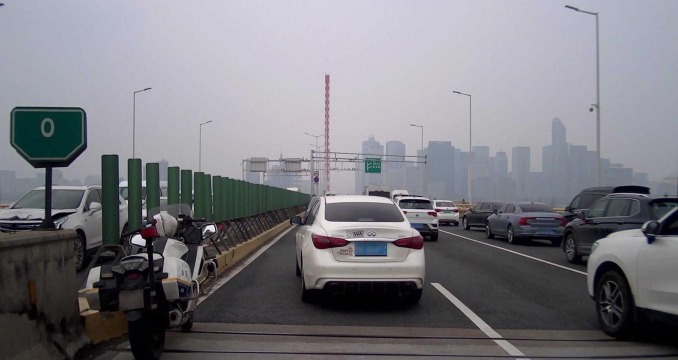
#> input picture img_scenes/geely_test_images/0001.jpg, 1355 x 720 px (shown at 1/2 size)
$ jupyter execute --allow-errors GPT4o-geely.ipynb
#> lines starting #> are read from the running program, lines starting #| are printed output that depends on the picture
#> further down, image is the input picture: shape (720, 1355, 3); mean B, G, R 128, 121.9, 122.6
### utilities/video_utilities.py
'''
Purpose:    Common preprocessing utilities for handling image and video
                - Loading image/video
                - Video frame extraction
                - Transformation and rescaling
                - Drawing and displaying
                - Overlay transparent bbox and label
                - Save to disk handling format, compression and naming
                - Trimming
                - Normalize bbox, apply safe calculation
                - Calculate IOU

Author:     Jixin Jia (Gin)
Date:       2023/1/9
'''

from . import config
from PIL import ImageFont, ImageDraw, Image
from matplotlib import pyplot as plt
from urllib.request import urlopen
import cv2
import datetime
import math
import numpy as np
import urllib


# Method to download file (including image) from URL using browser agent and save it locally
# [23 lines left out: functions download_to_local, resize_down_to_512_max_dim, resize_down_to_size_max_dim, not called in this run]

def resize_to_256_square(image):
    return cv2.resize(image, (512,512), interpolation = cv2.INTER_LINEAR)
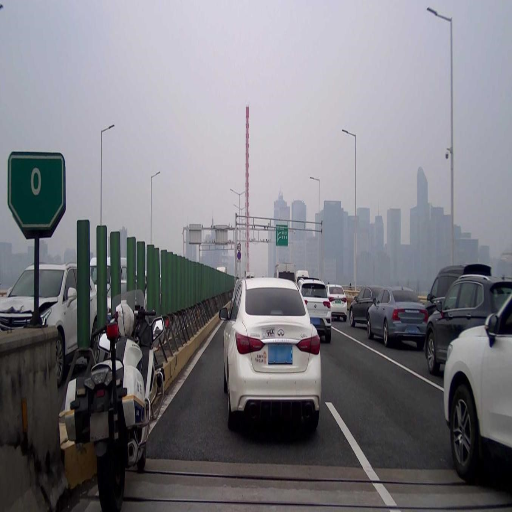
#> returned value: shape (512, 512, 3); mean of channels 0, 1, 2 127.9, 121.9, 122.6; drawn as B, G, R


# [183 lines left out: functions crop_square_center, update_orientation, PIL_to_opencv, trim_and_save, trim, get_portrait_bbox and 7 more, not called in this run]


# Method to blur the supplied image
def blur_image(image, intensity=5):
    return cv2.blur(image, (intensity, intensity))


# Method to overlay a transparent image ontop of another image
# [29 lines left out: function overlay_transparent, not called in this run]


# Display multiple images in Matplotlib subplots
def show_images(images, titles=None, height=16, width=16, axis='on'):

    # define plot matrix layout
#> called with height = 16, width = 16, axis = 'on'
    n = len(images)
#> n = 1
    if n == 0:
        return None
    elif n >= 4:
        nCols = 4
        nRows = math.ceil(n/4)
    else:
        nCols = n
#> nCols = 1
        nRows = math.ceil(n/3)
#> nRows = 1

    # create figure object
    fig = plt.figure(figsize=(height, width))

    # for each image
    for i, image in enumerate(images):
        # convert to RGB
        image_rgb = cv2.cvtColor(image, cv2.COLOR_BGR2RGB)

        # add subplots to figure
        fig.add_subplot(nRows, nCols, i+1)
        plt.axis(axis)

        # add subtitles
        if titles is not None:
            plt.gca().set_title(titles[i])

        # add images to two subplots
        plt.imshow(image_rgb)
#> this loop made 1 pass

    # set row spacing
    plt.subplots_adjust(hspace=0.4)

    # show entire plot
    plt.show()
    return None


# Display single image in a popup window
# [36 lines left out: functions display_image, calc_iou, not called in this run]

### GPT4o-geely.ipynb
## Using GPT-4o for Automotive Scene Image Labeling and Classification
 This notebook demonstrates how to use GPT-4V or GPT-4o models to label and classify automotive scene images. Key components include:

• Loading local images, compressing them, and converting to Base64
• Using custom system prompts and zero-shot/few-shot techniques with Azure OpenAI
• Returning identified labels in JSON format

该 Notebook 旨在演示如何使用 GPT-4V 或 GPT-4o 模型对汽车场景图像进行标签识别与生成。主要内容包括：

• 加载本地图像并将其压缩后转换为 Base64 编码
• 使用自定义的系统 Prompt 和 Zero-shot/Few-shot 方法，将图像上传至 Azure OpenAI 服务进行推理
• 根据返回结果在 JSON 格式中输出识别到的标签

此示例能够引导读者了解如何在 Jupyter Notebook 环境下，将视觉与语言模型结合，实现对汽车场景中的道路、车辆、天气、光照等多维度信息进行自动化标注。

GPT-4o has much better performance than gpt-4v, users can skip "option 0 and option 1" and directly jump to "Option 2: few-shot in user-assistant prompt" for better performance.

[cell 1]
import logging

# 创建一个日志器
logger = logging.getLogger()
# 设置日志级别为 INFO
logger.setLevel(logging.INFO)

# 创建一个处理器，用于写入日志文件
fh = logging.FileHandler('logs.txt')
# 再创建一个处理器，用于输出到控制台
ch = logging.StreamHandler()

# 定义处理器的输出格式
formatter = logging.Formatter('%(asctime)s - %(name)s - %(levelname)s - %(message)s')
fh.setFormatter(formatter)
ch.setFormatter(formatter)

# 给日志器添加处理器
logger.addHandler(fh)

[cell 2]
# [18 lines left out: function image_to_base64, not called in this run]

[cell 3]
import cv2
from utilities import video_utilities as vu

image = cv2.imread("./img_scenes/geely_test_images/0001.jpg")
image = vu.resize_to_256_square(image)
vu.show_images([image])

## Option 0: Zero-shot prompt

[cell 4]
from jinja2 import Environment, FileSystemLoader
import os, cv2, json, base64
from utilities import video_utilities as vu

# 加载标签定义（示例，根据您的实际情况加载）
#> (the rest of this cell did not finish here and is left out)

### GPT-4V

[cell 5]
import os, cv2, base64
from utilities import video_utilities as vu
from utilities import gpt

from dotenv import load_dotenv
load_dotenv()

api_version = "2024-02-15-preview"
#> (the rest of this cell did not finish here and is left out)

### GPT-4o

#### 0001.jpg

[cell 6]
import os, cv2, base64
from utilities import video_utilities as vu
from utilities import gpt

# from dotenv import load_dotenv
# load_dotenv()

api_version = "2024-12-01-preview"
azure_endpoint = "https://gpt4o-eliz-westus3.openai.azure.com/"
#> (the rest of this cell did not finish here and is left out)

#### 0002.jpg

[cell 7]
import os, cv2, base64
from utilities import video_utilities as vu
from utilities import gpt

# from dotenv import load_dotenv
# load_dotenv()

api_version = "2024-12-01-preview"
azure_endpoint = "https://gpt4o-eliz-westus3.openai.azure.com/"
#> (the rest of this cell did not finish here and is left out)


$ run again, with img_scenes/geely_test_images/0013.jpg copied over img_scenes/geely_test_images/0001.jpg
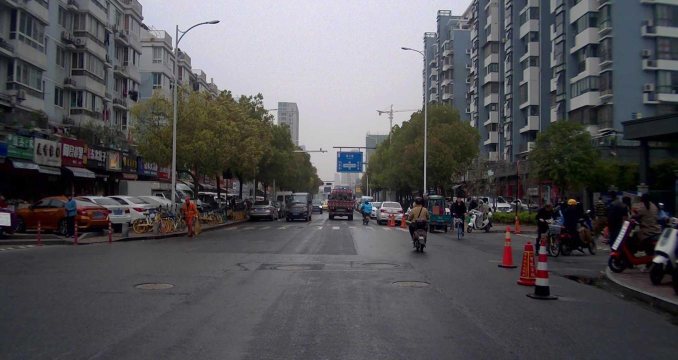
#> input picture img_scenes/geely_test_images/0013.jpg, 1355 x 720 px (shown at 1/2 size)
#> image is the input picture: shape (720, 1355, 3); mean B, G, R 86.2, 82.9, 83.6
#> in resize_to_256_square, `return cv2.resize(image, (512,512), interpolation = cv2.INTER_LINEAR)`:
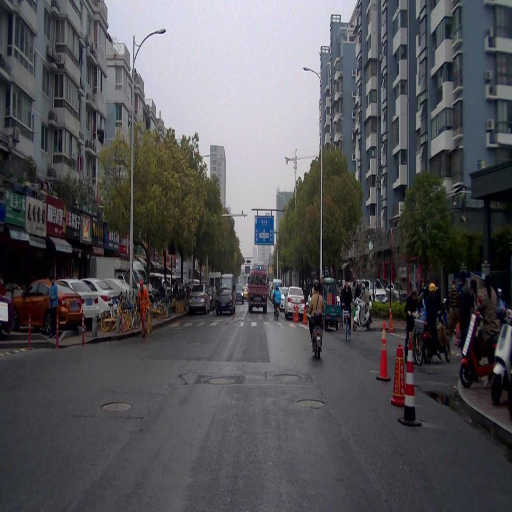
#> returned value: shape (512, 512, 3); mean of channels 0, 1, 2 86.1, 82.7, 83.5; drawn as B, G, R
#> n = 1
#> the loop in show_images, `for i, image in enumerate(images):` made 1 pass

$ run again, with img_scenes/geely_test_images/0014.jpg copied over img_scenes/geely_test_images/0001.jpg
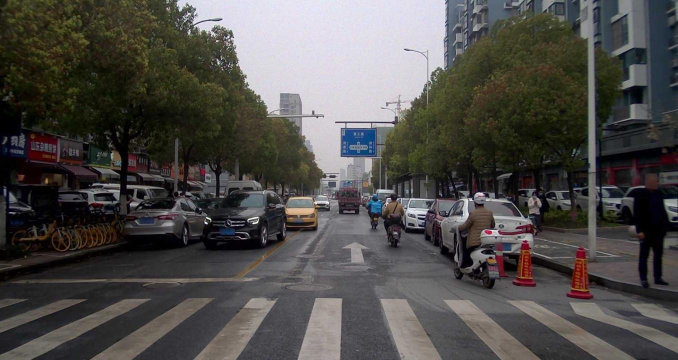
#> input picture img_scenes/geely_test_images/0014.jpg, 1355 x 720 px (shown at 1/2 size)
#> image is the input picture: shape (720, 1355, 3); mean B, G, R 74.8, 77.5, 79.6
#> in resize_to_256_square, `return cv2.resize(image, (512,512), interpolation = cv2.INTER_LINEAR)`:
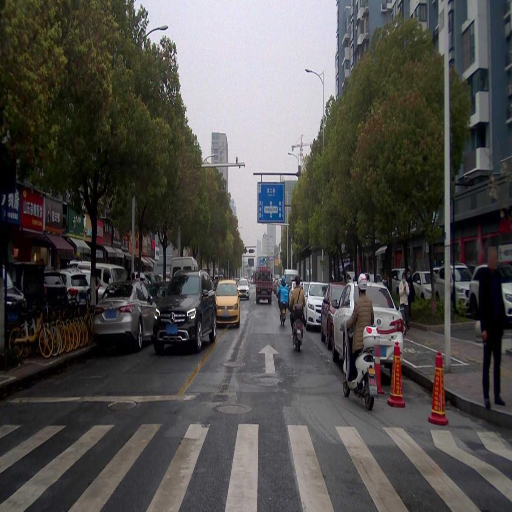
#> returned value: shape (512, 512, 3); mean of channels 0, 1, 2 74.7, 77.4, 79.5; drawn as B, G, R
#> n = 1
#> the loop in show_images, `for i, image in enumerate(images):` made 1 pass

$ run again, with img_scenes/geely_test_images/0045.jpg copied over img_scenes/geely_test_images/0001.jpg
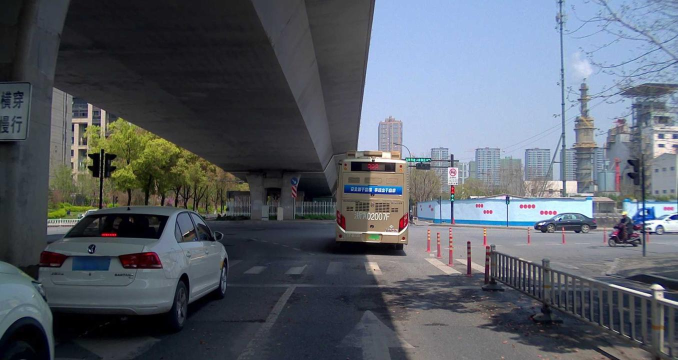
#> input picture img_scenes/geely_test_images/0045.jpg, 1355 x 720 px (shown at 1/2 size)
#> image is the input picture: shape (720, 1355, 3); mean B, G, R 104.3, 94.6, 88.4
#> in resize_to_256_square, `return cv2.resize(image, (512,512), interpolation = cv2.INTER_LINEAR)`:
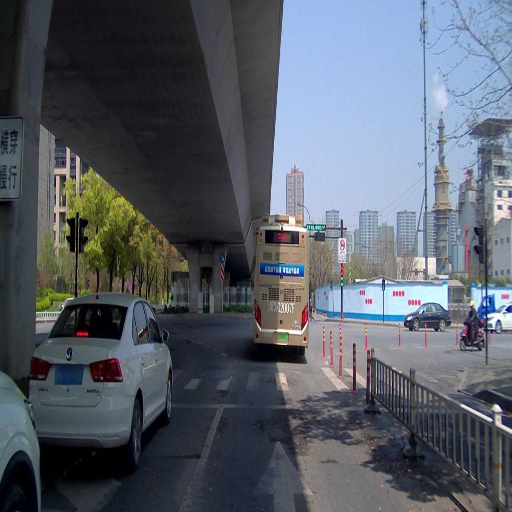
#> returned value: shape (512, 512, 3); mean of channels 0, 1, 2 104.2, 94.6, 88.3; drawn as B, G, R
#> n = 1
#> the loop in show_images, `for i, image in enumerate(images):` made 1 pass
